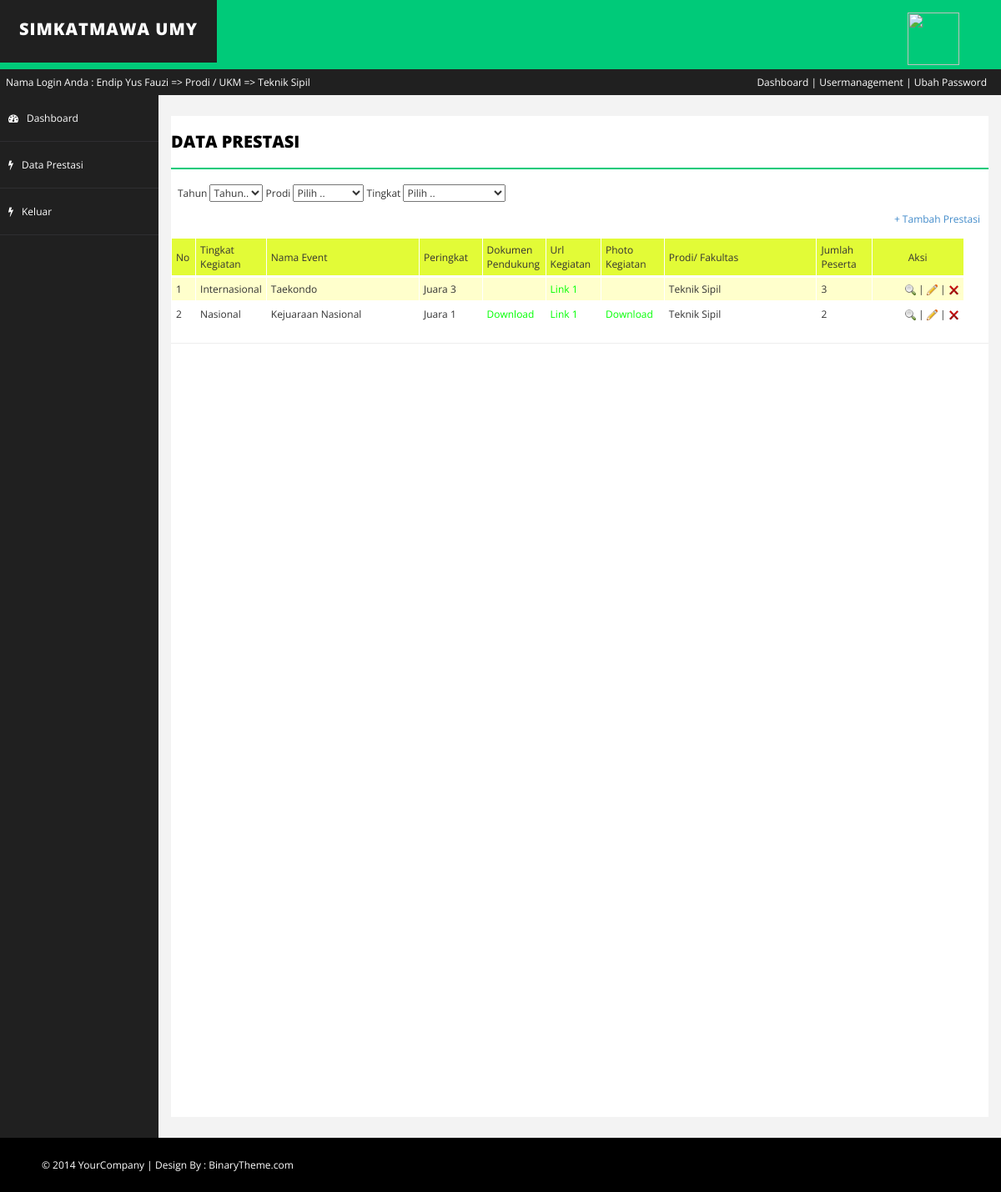
Page /admin/data_prestasi.php (signed in) on the committed database.
### tables this page shows
CREATE TABLE `prodi` (
  `id_prodi` int(11) NOT NULL,
  `prodi` varchar(50) NOT NULL,
  `id_fakultas` varchar(30) DEFAULT NULL
);

CREATE TABLE `data_prestasi` (
  `id_prestasi` int(11) NOT NULL,
  `id_prodi` int(11) NOT NULL,
  `nama_event` varchar(30) NOT NULL,
  `id_tingkat` int(3) NOT NULL,
  `id_jenis_prestasi` int(11) NOT NULL,
  `prestasi_teks` varchar(30) NOT NULL,
  `tgl_mulai` date NOT NULL,
  `tgl_selesai` date NOT NULL,
  `photo_icon` varchar(100) NOT NULL,
  `photo_sertifikat` varchar(100) NOT NULL,
  `dokumen_pendukung` varchar(100) NOT NULL,
  `url_kegiatan` varchar(200) DEFAULT NULL,
  `url_penyelenggara` varchar(200) DEFAULT NULL,
  `keterangan` varchar(200) DEFAULT NULL,
  `jumlah_peserta` int(11) DEFAULT NULL
);

CREATE TABLE `tingkatan` (
  `id_tingkat` int(11) NOT NULL,
  `tingkat` varchar(30) NOT NULL
);

CREATE TABLE `jenis_prestasi` (
  `id_jenis_prestasi` int(11) NOT NULL,
  `jenis_prestasi` varchar(30) NOT NULL
);

### admin/data_prestasi.php (the view, shortened to what this page needs)
<?php session_start();
if($_SESSION['session_idadmin'])
{
?>
<?php include "header.php";
  if($_SESSION['id_fakultas']==""&&$_SESSION['id_prodi']=="")
{
if(isset($_GET['tahun'])&& isset($_GET['idprodi'])&& isset($_GET['idtingkat']))
{
$data_prestasi=mysqli_query($connect, "select a.*,b.prodi, c.tingkat, d.jenis_prestasi from data_prestasi a
left join prodi b on a.id_prodi=b.id_prodi
left join tingkatan c on a.id_tingkat=c.id_tingkat
left join jenis_prestasi d on a.id_jenis_prestasi=d.id_jenis_prestasi
where   year(a.tgl_mulai)='".$_GET['tahun']."' and a.id_prodi='".$_GET['idprodi']."' and a.id_tingkat='".$_GET['idtingkat']."'order by a.id_prestasi desc
");
}
else
{
$data_prestasi=mysqli_query($connect, "select a.*,b.prodi, c.tingkat, d.jenis_prestasi from data_prestasi a
left join prodi b on a.id_prodi=b.id_prodi
left join tingkatan c on a.id_tingkat=c.id_tingkat
left join jenis_prestasi d on a.id_jenis_prestasi=d.id_jenis_prestasi
order by a.id_prestasi desc
");
}
}
else
{
if(isset($_GET['tahun'])&& isset($_GET['idprodi'])&& isset($_GET['idtingkat']))
{
$data_prestasi=mysqli_query($connect, "select a.*,b.prodi, c.tingkat, d.jenis_prestasi from data_prestasi a
left join prodi b on a.id_prodi=b.id_prodi
left join tingkatan c on a.id_tingkat=c.id_tingkat
left join jenis_prestasi d on a.id_jenis_prestasi=d.id_jenis_prestasi
where   year(a.tgl_mulai)='".$_GET['tahun']."' and a.id_prodi='".$_GET['idprodi']."' and a.id_tingkat='".$_GET['idtingkat']."' and a.id_prodi='".$_SESSION['id_prodi']."'
order by a.id_prestasi desc
");
}
else
{
$data_prestasi=mysqli_query($connect, "select a.*,b.prodi, c.tingkat, d.jenis_prestasi from data_prestasi a
left join prodi b on a.id_prodi=b.id_prodi
left join tingkatan c on a.id_tingkat=c.id_tingkat
left join jenis_prestasi d on a.id_jenis_prestasi=d.id_jenis_prestasi
where a.id_prodi='".$_SESSION['id_prodi']."'
order by a.id_prestasi desc
");
}
}
?>
<?php include "sidebar.php"; ?>
        <div id="page-wrapper">
            <div id="page-inner">
                <div class="row">
                    <div class="col-md-12">
                        <h1 class="page-head-line">Data Prestasi</h1>
                  </div>
                </div>
                <div  style="text-align:right; margin-right:10px; margin-bottom:10px;">
      <table width="100%" border="0" cellpadding="5" cellspacing="3">
  <tr>
    <td width="74%">
    Tahun
     <select name="select" onchange="MM_jumpMenu('parent',this,1)">
        <option value="<?=$_SERVER['PHP_SELF']; ?>">Tahun..</option>
      </select>
    Prodi
  <select onchange="MM_jumpMenu('parent',this,1)">
      <option value="<?php echo $_SERVER['PHP_SELF']; ?>?tahun=<?=$_GET['tahun'];?>">Pilih ..</option>
    </select>
    Tingkat
  <select onchange="MM_jumpMenu('parent',this,1)">
      <option value="<?php echo $_SERVER['PHP_SELF']; ?>?tahun=<?=$_GET['tahun'];?>&idprodi=<?=$_GET['idprodi'];?>">Pilih ..</option>
    </select>
    </td>
  </tr>
</table>
  <p align="right">  <a href="tambah_prestasi2.php">+ Tambah Prestasi</a></p>
              </div>
             <table width="97%"  border="0" cellpadding="5" cellspacing="1">
  <tr>
        <td width="3%" bgcolor="#E2FB37">No</td>
      <td width="7%" bgcolor="#E2FB37">Tingkat Kegiatan</td>
    <td width="20%" bgcolor="#E2FB37">Nama Event</td>
     <td width="8%" bgcolor="#E2FB37">Peringkat</td>
       <td width="8%" bgcolor="#E2FB37">Dokumen Pendukung</td>
         <td width="7%" bgcolor="#E2FB37">Url Kegiatan</td>
          <td width="8%" bgcolor="#E2FB37">Photo Kegiatan</td>
    <td width="20%" bgcolor="#E2FB37">Prodi/ Fakultas</td>
        <td width="7%" bgcolor="#E2FB37">Jumlah Peserta</td>
    <td width="12%"  align="center" bgcolor="#E2FB37">Aksi</td>
  </tr>
   <?php
		$no=1;
		  while($baris=mysqli_fetch_array($data_prestasi))
		  {
		  ?>
  <tr>
   <tr>
    <?php
if(isset($var) and $var==1)
{?>
<tr  bgcolor="#FFFFFF">
<?php
$var=2;
}
else
{?>
<tr bgcolor="#FFFFCC">
<?php
$var=1;
}
?>
      <td><?=$no;?></td>
      <td><?php echo $baris['tingkat'];?></td>
    <td>
	<?php echo $baris['nama_event'];?></td>
    <td><?php
	if($baris['jenis_prestasi']=="")
	{
		echo $baris['prestasi_teks'];
	}
	else
	{
	echo $baris['jenis_prestasi'];
	}
	?></td>
     <td>
   <?php
   if($baris['dokumen_pendukung']=="")
   {
   }
   else
   {
   ?>
     <a href="upload/<?=$baris['dokumen_pendukung'];?>">Download</a>
  <?php
   }
   ?>
     </td>
       <td>
       <?php
	   if($baris['url_kegiatan']=="")
	   {
	   }
	   else
	   {
	   ?>
       <a href="<?=$baris['url_kegiatan'];?>" target="_blank">Link 1</a>
       <br />
       <?php
	   }
	   ?>
       </td>
       <td>
    <?php
   if($baris['photo_icon']=="")
   {
   }
   else
   {
   ?>
       <a href="upload/<?=$baris['photo_icon'];?>">Download</a>
   <?php
   }
   ?>
       </td>
    <td><?php
	if($baris['prodi']=="")
	{
	$f=mysqli_query($connect,"select*from fakultas where id_fakultas='".$baris['id_fakultas']."'");
	$objekf=mysqli_fetch_object($f);
	echo "Fakultas :". $objekf->fakultas;
	}
	else
	{
		echo $baris['prodi'];
	}
	?></td>
<td><?php echo $baris['jumlah_peserta'];?></td>
     <?php if ($_SESSION['session_hapus']=="ya")
  {
?>
    <td align="right">
<a href="detail_prestasi.php?idprestasi=<?php echo $baris['id_prestasi'];?>"><img src="../img/find.png" alt="Hapus" width="13" height="13" border="0" /></a>
	<?php if ($_SESSION['session_edit']=="ya")
  {
?>
|	<a href="edit_prestasi2.php?idprestasi=<?php echo $baris['id_prestasi'];?>"><img src="../img/pencil.png" alt="Hapus" width="13" height="13" border="0" /></a>
	<?php
  }
  ?>
	|
 <?php if ($_SESSION['session_hapus']=="ya")
  {
?>
	<a href="?action=hapusprestasi&idprestasi=<?php echo $baris['id_prestasi'];?>" onclick="return confirm('Anda Yakin Ingin Menghapus Data Prestasi ini ?');"><img src="../img/hapus.png" alt="Hapus" width="13" height="13" border="0" /></a>
	<?php
  }
  ?>
	</td>
<?php
  }
  ?>
  </tr>
  <?php
  $no++;
  }
  ?>
</table>
<hr />
            </div>
        </div>
    </div>
  <?php include "footer.php"; ?>
<?php
}
else
{
 echo "<meta http-equiv=\"refresh\" content=\"0;URL=../global/index.php?prs=Silahkan Login Dahulu\">";
}
?>

### admin/header.php (shortened to what this page needs)
<?php
include "../pengaturan.php";
 ?>
<!DOCTYPE html>
<html xmlns="http://www.w3.org/1999/xhtml">
<head>
    <link href="assets/css/bootstrap.css" rel="stylesheet" />
    <link href="assets/css/font-awesome.css" rel="stylesheet" />
    <link href="assets/css/basic.css" rel="stylesheet" />
    <link href="assets/css/custom.css" rel="stylesheet" />
</head>
<body>
    <div id="wrapper">
        <nav class="navbar navbar-default navbar-cls-top " role="navigation" style="margin-bottom: 0">
            <div class="navbar-header">
                <a class="navbar-brand" href="index.html">SIMKATMAWA UMY</a>
            </div>
            <div class="header-right"><img src="../images/Umy-logo.gif" width="62" height="63"></div>
        </nav>
        <div id="topless">
        <table width="100%" border="0" cellpadding="5" cellspacing="2">
  <tr>
    <td width="62%">Nama Login Anda : <?=$_SESSION['session_nama'];?> =>
  <?php
  if($_SESSION['id_fakultas']==""&&$_SESSION['id_prodi']=="")
  {
	  echo "Admin Utama";
  }
 else if($_SESSION['id_prodi']=="")
  {
	  echo "Admin Fakultas";
  }
  else
  {
 ?>
    Prodi / UKM =>
    <?php
	$q=mysqli_query($connect,"select*from prodi where id_prodi='".$_SESSION['id_prodi']."'");
	$objek=mysqli_fetch_object($q);
	echo $objek->prodi;
	}
	?>
    </td>
    <td width="38%" align="right"><a href="index.php">Dashboard</a>
   <?php
   if($_SESSION['session_usermanagement']=="ya")
   {
	   ?>
    | <a href="usermanagement.php">Usermanagement</a>
    <?php
   }
	   ?>
    | <a href="ganti_password.php">Ubah Password</a></td>
  </tr>
</table>
</div>

### admin/sidebar.php
<nav class="navbar-default navbar-side" role="navigation">
            <div class="sidebar-collapse">
                <ul class="nav" id="main-menu">
                  <li>
                      <a href="index.php"><i class="fa fa-dashboard "></i>Dashboard</a>
                    </li>
                   <li>
                        <a  href="data_prestasi.php"><i class="fa fa-flash "></i>Data Prestasi </a>
                    </li>
                  <li>
                        <a  href="../keluar.php"><i class="fa fa-flash "></i>Keluar </a>
                    </li>
                 </ul>
            </div>
        </nav>

### admin/footer.php (shortened to what this page needs)
  <div id="footer-sec">
        &copy; 2014 YourCompany | Design By : <a href="http://www.binarytheme.com/" target="_blank">BinaryTheme.com</a>
    </div>
<link rel="stylesheet" type="text/css" href="jscss/css/smoothness/jquery-ui-1.8.1.custom.css" />
</body>
</html>

### admin/assets/css/basic.css (style rules this page uses)
body { font-family: 'Open Sans', sans-serif; line-height:25px; font-size:12px; }
table { font-size:12px; }
table a:link { color:#0F0; }
#topless table { color:#FFF; padding-right:10px; }
#topless a { color:#FFF; }
#wrapper { width: 100%; background: #202020; }
#page-wrapper { padding: 15px 15px; min-height: 600px; background: #F3F3F3; }
#page-inner { width: 100%; margin: 10px 20px 10px 0px; background-color: #fff!important; min-height: 1200px; }
.page-head-line { font-size: 20px; text-transform: uppercase; color: #000; font-weight: 800; padding-bottom: 20px; border-bottom: 2px solid #00CA79; margin-bottom: 10px; }
.navbar-cls-top .navbar-brand { color: #fff; background: #202020; width: 260px; text-align: center; height: 75px; font-size: 20px; letter-spacing: 1px; font-weight: 900; padding-top: 25px; text-transform:uppercase; }
.header-right { color: #fff; padding: 15px 50px 5px 50px; float: right; font-size: 16px; }
.sidebar-collapse, .sidebar-collapse .nav { background: none; }
.sidebar-collapse .nav { padding: 0; }
.sidebar-collapse .nav > li > a { color: #fff; background: #202020; text-shadow: none; padding: 15px 40px; border-bottom: 1px solid #2F2E31; }
.sidebar-collapse > .nav > li > a { padding: 15px 10px; }
.navbar-side { border: none; background-color: #202020; }
.navbar-cls-top { background: #00CA79; border-bottom: none; }
.navbar-default { border: 0px solid black; }
.navbar-header { background: #000000; }
.nav > li > a > i { margin-right: 10px; }
#footer-sec { background-color:#000; padding:20px 50px; color:#fff; font-size:12px; }
#footer-sec a { color:#fff; }
@media (min-width:768px) { #page-wrapper { margin: 0 0 0 190px; padding: 15px 15px; min-height: 1200px; } }
@media (min-width:768px) { .navbar-side { z-index: 1; position: absolute; width: 190px; } }
@media (min-width:768px) { .navbar { border-radius: 0px; } }

### rows in the picture
prodi: prodi "Teknik Sipil"
data_prestasi: id_tingkat.tingkat "Internasional", nama_event "Taekondo", id_jenis_prestasi.jenis_prestasi "Juara 3", id_prodi.prodi "Teknik Sipil", jumlah_peserta "3"
data_prestasi: id_tingkat.tingkat "Nasional", nama_event "Kejuaraan Nasional", id_jenis_prestasi.jenis_prestasi "Juara 1", id_prodi.prodi "Teknik Sipil", jumlah_peserta "2"

### other values in the picture
$_SESSION['session_nama'] "Endip Yus Fauzi"
